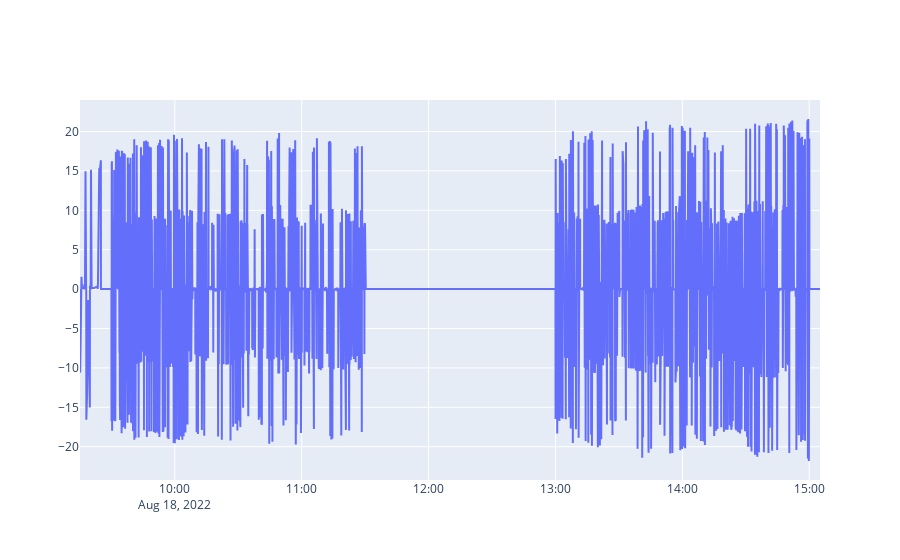

Notebook source saved alongside this figure:
### Code cell
import plotly.graph_objects as go
 
fig = go.Figure(data=[
    go.Scatter(name='log-OFI', x=df_signal.index, y=df_signal['log-OFI']),
    
],
)

fig.show()

### Figure 1 — Plotly figure (JSON) as saved in the notebook; plotly's stock layout.template omitted (floating-point values rounded to 4 significant figures; data arrays with more than 128 entries replaced by an {"elided": "..."} marker saying what was removed)
{"data": [{"name": "log-OFI", "type": "scatter", "x": {"elided": "3851 str values"}, "y": {"elided": "3851 float values"}}], "layout": {}}
